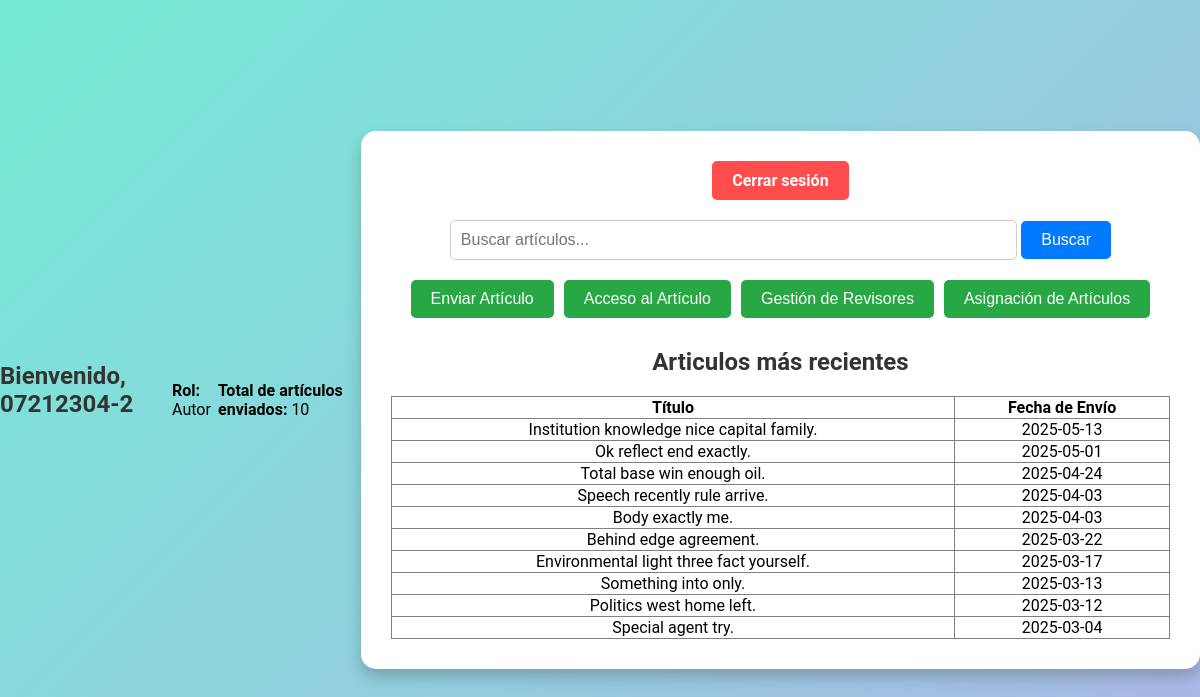
/php/dashboard.php (signed in), run on the app's committed database.
### tables this page shows
CREATE TABLE Usuario (
    rut VARCHAR(10) PRIMARY KEY,  
    nombre VARCHAR(64) NOT NULL,  
    email VARCHAR(64) NOT NULL UNIQUE,  
    usuario VARCHAR(24) NOT NULL,  
    password VARCHAR(12) NOT NULL,  
    tipo ENUM(
        'Autor',
        'Revisor',
        'Jefe Comite de Programa'
    ) NOT NULL  
);

CREATE TABLE Articulo (
    id_articulo INT AUTO_INCREMENT PRIMARY KEY,  
    titulo VARCHAR(128) NOT NULL UNIQUE,  
    resumen VARCHAR(128),  
    fecha_envio DATE NOT NULL,  
    estado ENUM(
        'En revisión',
        'Aprobado',
        'Rechazado'
    ) NOT NULL  
);

### php/dashboard.php (the view, shortened to what this page needs)
<!DOCTYPE html>
<html lang="es">
<head>
    <link rel="stylesheet" href="../css/dashboard.css">
</head>
<body>
<?php
include('conexion.php');
$stmt_rol = $pdo->prepare("SELECT tipo FROM Usuario WHERE rut = ?");
$stmt_rol->execute([$_SESSION['usuario']]);
$rol = $stmt_rol->fetchColumn();
echo "<div class='welcome'>Bienvenido, " . $_SESSION['usuario'] . "</div>";
echo "<div class='user-role'><strong>Rol:</strong> " . htmlspecialchars($rol) . "</div>";
if (strcasecmp($rol, 'autor') === 0) {
    $stmt_func = $pdo->prepare("SELECT contar_articulos_usuario(?) AS total_articulos");
    $stmt_func->execute([$_SESSION['usuario']]);
    $total_articulos = $stmt_func->fetchColumn();
    echo "<div class='user-role'><strong>Total de artículos enviados:</strong> " . htmlspecialchars($total_articulos) . "</div>";
}
$sql_ultimos = "SELECT id_articulo, titulo, fecha_envio FROM Articulo ORDER BY fecha_envio DESC LIMIT 10";
$stmt_ultimos = $pdo->query($sql_ultimos);
$ultimos_articulos = $stmt_ultimos->fetchAll();
?>
<div class="container">
    <a href="utilidades/logout.php" class="logout-btn">Cerrar sesión</a>
    <form action="buscar_articulos.php" method="GET" class="search-form">
        <input type="text" name="query" placeholder="Buscar artículos..." class="search-input">
        <button type="submit" class="search-btn">Buscar</button>
    </form>
    <div class="acciones">
        <button onclick="location.href='enviar_articulo.php'" class="action-btn">Enviar Artículo</button>
        <button onclick="location.href='acceso_articulo.php?id_articulo=1'" class="action-btn">Acceso al Artículo</button>
        <button onclick="location.href='gestionar_revisores.php'" class="action-btn">Gestión de Revisores</button>
        <button onclick="location.href='asignar_articulos.php'" class="action-btn">Asignación de Artículos</button>
    </div>
    <div class="ultimos-articulos" style="margin-top: 30px;">
        <h2>Articulos más recientes</h2>
        <table border="1" style="width:100%; border-collapse: collapse;">
            <tr>
                <th>Título</th>
                <th>Fecha de Envío</th>
            </tr>
            <?php foreach ($ultimos_articulos as $articulo): ?>
            <tr>
                <td><?php echo htmlspecialchars($articulo['titulo']); ?></td>
                <td><?php echo htmlspecialchars($articulo['fecha_envio']); ?></td>
            </tr>
            <?php endforeach; ?>
        </table>
    </div>
</div>
</body>
</html>

### css/dashboard.css (style rules this page uses)
body { font-family: 'Roboto', sans-serif; background: linear-gradient(135deg, #74ebd5, #acb6e5); margin: 0; padding: 0; display: flex; justify-content: center; align-items: center; height: 100vh; }
.container { background: #ffffff; border-radius: 15px; box-shadow: 0 8px 15px rgba(0, 0, 0, 0.2); padding: 30px; max-width: 900px; width: 100%; text-align: center; animation: fadeIn 1s ease-in-out; }
h1, h2 { color: #333; margin-bottom: 20px; font-weight: bold; }
.welcome { font-size: 24px; font-weight: bold; margin-bottom: 20px; color: #333; }
.logout-btn { display: inline-block; margin-bottom: 20px; padding: 10px 20px; background: #ff4d4d; color: #fff; text-decoration: none; border-radius: 5px; font-weight: bold; transition: background 0.3s; }
.search-form { margin-bottom: 20px; }
.search-input { padding: 10px; width: 70%; border: 1px solid #ccc; border-radius: 5px; font-size: 16px; }
.search-btn { padding: 10px 20px; background: #007BFF; color: #fff; border: none; border-radius: 5px; font-size: 16px; cursor: pointer; transition: background 0.3s; }
.acciones { display: flex; flex-wrap: wrap; justify-content: center; gap: 10px; }
.action-btn { padding: 10px 20px; background: #28a745; color: #fff; border: none; border-radius: 5px; font-size: 16px; cursor: pointer; transition: background 0.3s; }

### data on the page
usuario: tipo "Autor"
articulo: titulo "Institution knowledge nice capital family.", fecha_envio "2025-05-13"
articulo: titulo "Ok reflect end exactly.", fecha_envio "2025-05-01"
articulo: titulo "Total base win enough oil.", fecha_envio "2025-04-24"
articulo: titulo "Speech recently rule arrive.", fecha_envio "2025-04-03"
articulo: titulo "Body exactly me.", fecha_envio "2025-04-03"
articulo: titulo "Behind edge agreement.", fecha_envio "2025-03-22"
articulo: titulo "Environmental light three fact yourself.", fecha_envio "2025-03-17"
articulo: titulo "Something into only.", fecha_envio "2025-03-13"
articulo: titulo "Politics west home left.", fecha_envio "2025-03-12"
articulo: titulo "Special agent try.", fecha_envio "2025-03-04"

### other printed values
$_SESSION['usuario'] "07212304-2"
$total_articulos "10"
